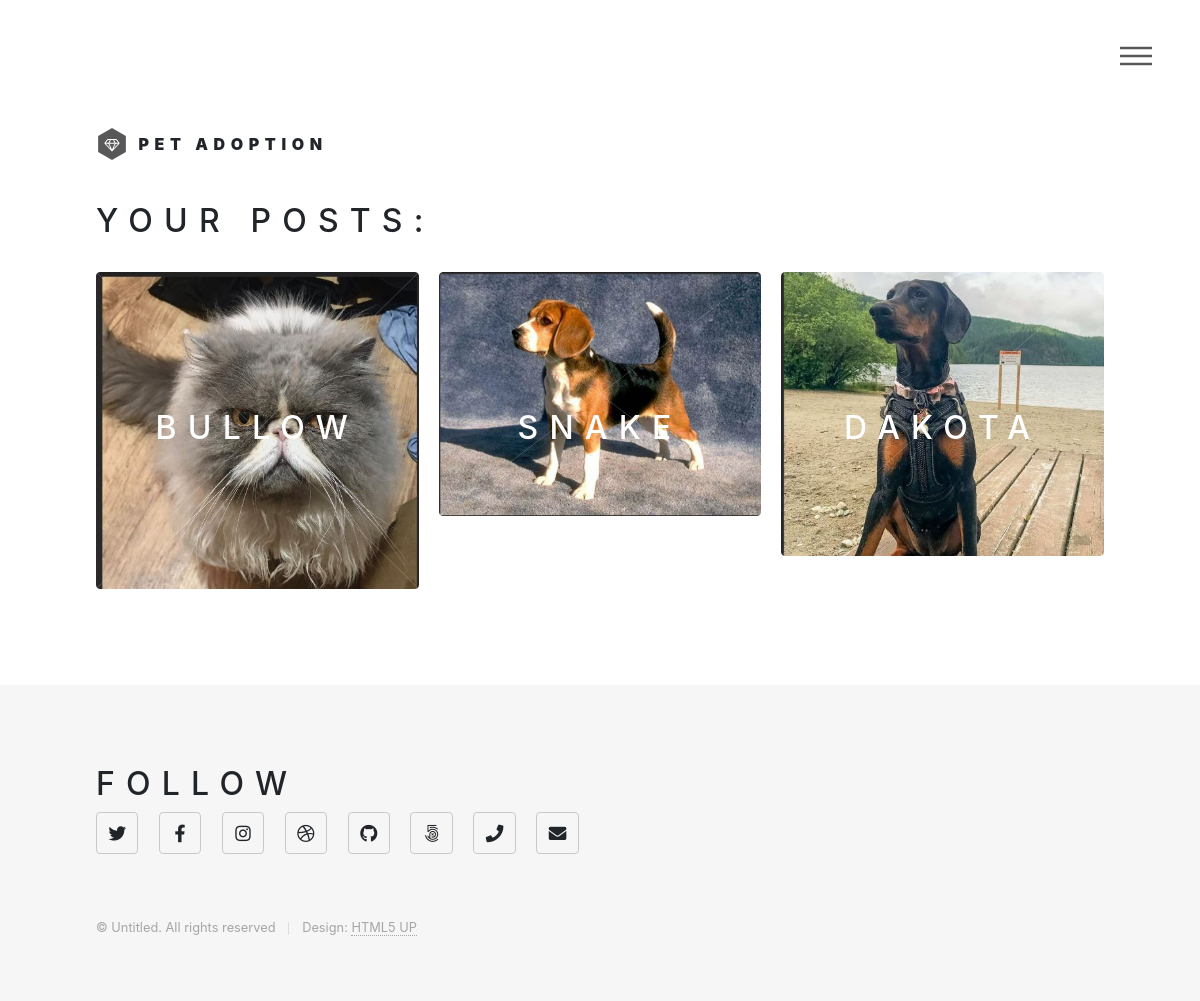
Screenshot of /home/posts (signed in) with the database file from the repository.
### website/models.py (models this page shows)
class Post(db.Model):
    id = db.Column(db.Integer, primary_key = True)
    date = db.Column(db.DateTime(timezone=True), default=func.now())
    description = db.Column(db.String(100), nullable = False)
    status = db.Column(db.Boolean, default = True)
    user_id = db.Column(db.String, db.ForeignKey('user.id'))
    pet_id = db.Column(db.Integer, db.ForeignKey('pet.id'))

class Media(db.Model):
    id = db.Column(db.Integer, primary_key = True)
    path = db.Column(db.String(150), nullable = False)
    pet_id = db.Column(db.Integer, db.ForeignKey('pet.id'))

class Pet(db.Model):
    id = db.Column(db.Integer, primary_key = True)
    name = db.Column(db.String(100), nullable = False)
    age = db.Column(db.String(100))
    sex = db.Column(db.String(100), nullable = False)
    status = db.Column(db.Boolean, default = True)
    pet_type_id = db.Column(db.Integer, db.ForeignKey('pet_type.id'))
    breed_id = db.Column(db.Integer, db.ForeignKey('breed.id'))
    medias = db.relationship(Media)

### website/views.py (the view)
@views.route('/home/posts', methods=['GET', 'POST'])
@login_required
def user_posts():
    form = Post_form()
    posts = db.engine.execute("SELECT post.id, media.path, pet.name, post.description FROM media, pet, post WHERE media.pet_id = post.pet_id AND post.pet_id = pet.id AND post.status = True AND  post.user_id =" + str(current_user.id))
    db.session.commit()
    return render_template("user_posts.html", user=current_user, form=form, posts=posts)

### website/templates/user_posts.html (shortened to what this page needs)
{% extends "base.html" %}
{% block separate%}
<h2>Your posts: </h2>
<br>
{% endblock%}
{% block posts %}
{% for post in posts%}
<article class="style7">
    <span class="image">
        <img src="{{ url_for('static', filename='images/pet_media/' + post.path)}}" alt="" />
    </span>
    <a >
        <h2>{{post.name}}</h2>
    </a>
</article>
{% endfor %}
{% endblock%}

### website/static/css/main.css (style rules this page uses)
html, body, div, span, applet, object, iframe, h1, h2, h3, h4, h5, h6, p, blockquote, pre, a, abbr, acronym, address, big, cite, code, del, dfn, em, img, ins, kbd, q, s, samp, small, strike, strong, sub, sup, tt, var, b, u, i, center, dl, dt, dd, ol, ul, li, fieldset, form, label, legend, table, caption, tbody, tfoot, thead, tr, th, td, article, aside, canvas, details, embed, figure, figcaption, footer, header, hgroup, menu, nav, output, ruby, section, summary, time, mark, audio, video { margin: 0; padding: 0; border: 0; font-size: 100%; font: inherit; vertical-align: baseline; }
article, aside, details, figcaption, figure, footer, header, hgroup, menu, nav, section { display: block; }
body { line-height: 1; }
body { -webkit-text-size-adjust: none; }
body { -ms-overflow-style: scrollbar; }
html { box-sizing: border-box; }
*, *:before, *:after { box-sizing: inherit; }
body { background: #ffffff; }
body, input, select, textarea { color: #585858; font-family: "Source Sans Pro", Helvetica, sans-serif; font-size: 16pt; font-weight: 300; line-height: 1.75; }
@media screen and (max-width: 1680px) { body, input, select, textarea { font-size: 14pt; } }
@media screen and (max-width: 1280px) { body, input, select, textarea { font-size: 12pt; } }
a { -moz-transition: border-bottom-color 0.2s ease, color 0.2s ease; -webkit-transition: border-bottom-color 0.2s ease, color 0.2s ease; -ms-transition: border-bottom-color 0.2s ease, color 0.2s ease; transition: border-bottom-color 0.2s ease, color 0.2s ease; text-decoration: none; color: #585858; border-bottom: dotted 1px rgba(88, 88, 88, 0.5); }
h2, h3, h4, h5, h6 { font-weight: 900; line-height: 1.5; margin: 0 0 2em 0; text-transform: uppercase; letter-spacing: 0.35em; }
h2 { font-size: 1.1em; }
.image { border-radius: 4px; border: 0; display: inline-block; position: relative; }
.image img { border-radius: 4px; display: block; }
.tiles article { -moz-transition: -moz-transform 0.5s ease, opacity 0.5s ease; -webkit-transition: -webkit-transform 0.5s ease, opacity 0.5s ease; -ms-transition: -ms-transform 0.5s ease, opacity 0.5s ease; transition: transform 0.5s ease, opacity 0.5s ease; position: relative; width: calc(33.33333% - 2.5em); margin: 2.5em 0 0 2.5em; }
.tiles article > .image { -moz-transition: -moz-transform 0.5s ease; -webkit-transition: -webkit-transform 0.5s ease; -ms-transition: -ms-transform 0.5s ease; transition: transform 0.5s ease; position: relative; display: block; width: 100%; border-radius: 4px; overflow: hidden; }
.tiles article > .image img { display: block; width: 100%; }
.tiles article > .image:before { pointer-events: none; -moz-transition: background-color 0.5s ease, opacity 0.5s ease; -webkit-transition: background-color 0.5s ease, opacity 0.5s ease; -ms-transition: background-color 0.5s ease, opacity 0.5s ease; transition: background-color 0.5s ease, opacity 0.5s ease; content: ''; display: block; position: absolute; top: 0; left: 0; width: 100%; height: 100%; opacity: 1.0; z-index: 1; opacity: 0.8; }
.tiles article > .image:after { pointer-events: none; -moz-transition: opacity 0.5s ease; -webkit-transition: opacity 0.5s ease; -ms-transition: opacity 0.5s ease; transition: opacity 0.5s ease; content: ''; display: block; position: absolute; top: 0; left: 0; width: 100%; height: 100%; background-position: center; background-repeat: no-repeat; background-size: 100% 100%; opacity: 0.25; z-index: 2; }
.tiles article > a { display: -moz-flex; display: -webkit-flex; display: -ms-flex; display: flex; -moz-flex-direction: column; -webkit-flex-direction: column; -ms-flex-direction: column; flex-direction: column; -moz-align-items: center; -webkit-align-items: center; -ms-align-items: center; align-items: center; -moz-justify-content: center; -webkit-justify-content: center; -ms-justify-content: center; justify-content: center; -moz-transition: background-color 0.5s ease, -moz-transform 0.5s ease; -webkit-transition: background-color 0.5s ease, -webkit-transform 0.5s ease; -ms-transition: background-color 0.5s ease, -ms-transform 0.5s ease; transition: background-color 0.5s ease, transform 0.5s ease; position: absolute; top: 0; left: 0; width: 100%; height: 100%; padding: 1em; border-radius: 4px; border-bottom: 0; color: #ffffff; text-align: center; text-decoration: none; z-index: 3; }
.tiles article > a h2 { margin: 0; }
@media screen and (max-width: 1280px) { .tiles article { width: calc(33.33333% - 1.25em); margin: 1.25em 0 0 1.25em; } }

### rows the page displays
Post: path (picture), name "BULLOW"
Post: path (picture), name "SNAKE"
Post: path (picture), name "DAKOTA"
